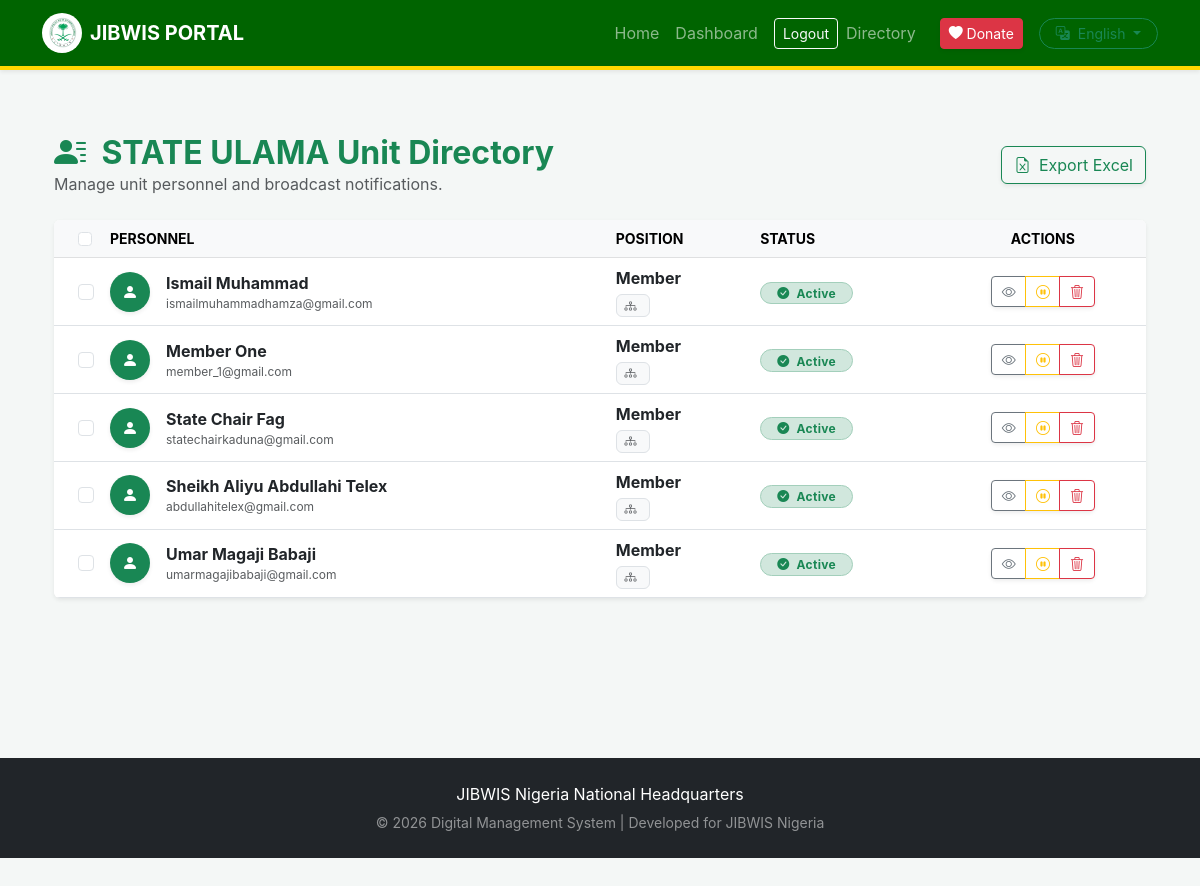
/members/list/ (signed in), run on the app's committed database.
### accounts/models.py (models this page shows, shortened)
class Profile(models.Model):
    user = models.ForeignKey(User, on_delete=models.CASCADE, related_name='profiles')
    unit = models.ForeignKey(OrganizationUnit, on_delete=models.CASCADE)
    position = models.CharField(max_length=100)
    profile_picture = models.ImageField(upload_to='profiles/', null=True, blank=True)
    education_level = models.CharField(max_length=100, blank=True, null=True)
    course_of_study = models.CharField(max_length=255, blank=True, null=True)
    graduation_year = models.IntegerField(blank=True, null=True)
    is_active = models.BooleanField(default=False) # Approval Switch

class OrganizationUnit(models.Model):
    CATEGORY_CHOICES = [('ADMIN', 'Administration'), ('ULAMA', 'Council of Ulama'), ('FAG', 'First Aid Group')]
    LEVEL_CHOICES = [('NATIONAL', 'National'), ('STATE', 'State'), ('LG', 'Local Government'), ('WARD', 'Ward/Unit')]
    name = models.CharField(max_length=100)
    category = models.CharField(max_length=10, choices=CATEGORY_CHOICES)
    level = models.CharField(max_length=10, choices=LEVEL_CHOICES)
    state = models.ForeignKey(State, on_delete=models.SET_NULL, null=True, blank=True)
    lga = models.ForeignKey(LGA, on_delete=models.SET_NULL, null=True, blank=True)
    ward_name = models.CharField(max_length=255, null=True, blank=True)
    parent = models.ForeignKey('self', on_delete=models.CASCADE, null=True, blank=True, related_name='sub_units')

class User(AbstractUser):
    phone_number = models.CharField(max_length=15, blank=True, null=True)
    BANK_CHOICES = [
        ('044', 'Access Bank'), ('011', 'First Bank'), ('058', 'GTBank'),
        ('057', 'Zenith Bank'), ('033', 'UBA'), ('050', 'EcoBank'),
        ('50515', 'Moniepoint MFB'), ('999992', 'OPay'), ('999991', 'PalmPay'),
    ]
    bank_code = models.CharField(max_length=10, choices=BANK_CHOICES, blank=True, null=True)
    account_number = models.CharField(max_length=10, blank=True, null=True)
    account_name = models.CharField(max_length=100, blank=True, null=True, help_text="Verified name from Bank")
    paystack_recipient_code = models.CharField(max_length=100, blank=True, null=True)
    EDUCATION_LEVELS = [
        ('primary', 'Primary'), ('secondary', 'Secondary/SSCE'),
        ('tertiary', 'College/NCE'), ('polytechnics', 'Certificate/ND'),
        ('undergraduate', 'Undergraduate'), ('graduate', 'Graduate (BSc/HND)'),
        ('postgraduate', 'Postgraduate (MSc/PhD)'), ('specialized', 'Specialized/Technical'),
    ]
    education_level = models.CharField(max_length=20, choices=EDUCATION_LEVELS, blank=True)
    course_of_study = models.CharField(max_length=255, blank=True)
    is_graduated = models.BooleanField(default=False)
    graduation_year = models.PositiveIntegerField(null=True, blank=True)
    groups = models.ManyToManyField('auth.Group', related_name='custom_user_groups', blank=True)
    user_permissions = models.ManyToManyField('auth.Permission', related_name='custom_user_permissions', blank=True)

### accounts/views.py (the view, shortened to what this page needs)
# urls.py: path('members/list/', views.members_list, name='members_list'),
@login_required
def members_list(request):
    query = request.GET.get('q')
    category_filter = request.GET.get('category')
    leader_profile = getattr(request.user, 'profile', None) or getattr(request.user, 'profiles', None)
    if hasattr(leader_profile, 'first'): leader_profile = leader_profile.first()
    members = User.objects.all().prefetch_related('profiles__unit', 'profiles__unit__state')
    if not request.user.is_superuser:
        if not leader_profile or not leader_profile.unit:
            members = User.objects.none()
        else:
            lvl = leader_profile.unit.level
            if lvl == 'STATE':
                members = members.filter(profiles__unit__state=leader_profile.unit.state)
            elif lvl == 'LG':
                members = members.filter(profiles__unit__lga=leader_profile.unit.lga)
            elif lvl == 'WARD':
                members = members.filter(profiles__unit=leader_profile.unit)
    if category_filter:
        members = members.filter(profiles__unit__category=category_filter)
    return render(request, 'accounts/members_list.html', {
        'members': members.distinct().order_by('username'),
        'query': query,
        'leader_profile': leader_profile # Passed so template knows the leader's unit name
    })

### templates/accounts/members_list.html (shortened to what this page needs)
{% extends 'base.html' %}
{% load i18n %}
{% block content %}
<div class="container py-4">
    <div class="d-flex justify-content-between align-items-center mb-4">
        <div>
            <h2 class="fw-bold text-success mb-0">
                <i class="bi bi-person-lines-fill me-2"></i>
                {{ leader_profile.unit.name|default:"Unit" }} {% trans "Directory" %}
            </h2>
            <p class="text-muted mb-0">{% trans "Manage unit personnel and broadcast notifications." %}</p>
        </div>
        <div class="text-end">
            <button type="button" class="btn btn-outline-success shadow-sm"
                    onclick="window.location.href='{% url 'export_members_excel' %}'">
                <i class="bi bi-file-earmark-excel me-1"></i> {% trans "Export Excel" %}
            </button>
        </div>
    </div>
    <form id="bulkActionForm" method="POST" action="{% url 'bulk_message_send' %}">
        <div class="card border-0 shadow-sm overflow-hidden">
            <div class="table-responsive">
                <table class="table table-hover align-middle mb-0">
                    <thead class="table-light">
                        <tr class="small text-uppercase fw-bold">
                            <th class="ps-4" style="width: 40px;">
                                <input class="form-check-input" type="checkbox" id="selectAll">
                            </th>
                            <th>{% trans "Personnel" %}</th>
                            <th>{% trans "Position" %}</th>
                            <th>{% trans "Status" %}</th>
                            <th class="text-center">{% trans "Actions" %}</th>
                        </tr>
                    </thead>
                    <tbody>
                        {% for member in members %}
                            {% with profile=member.profile %}
                            <tr>
                                <td class="ps-4">
                                    <input class="form-check-input member-checkbox" type="checkbox" name="selected_members" value="{{ member.id }}">
                                </td>
                                <td>
                                    <div class="d-flex align-items-center">
                                        {% if profile.profile_picture %}
                                            <img src="{{ profile.profile_picture.url }}" class="rounded-circle me-3 shadow-sm" width="40" height="40" style="object-fit: cover;">
                                        {% else %}
                                            <div class="bg-success text-white rounded-circle me-3 d-flex align-items-center justify-content-center shadow-sm" style="width: 40px; height: 40px;">
                                                <i class="bi bi-person-fill"></i>
                                            </div>
                                        {% endif %}
                                        <div>
                                            <div class="fw-bold text-dark">{{ member.get_full_name|default:member.username }}</div>
                                            <div class="extra-small text-muted">{{ member.email|default:member.username }}</div>
                                        </div>
                                    </div>
                                </td>
                                <td>
                                    <div class="d-flex flex-column">
                                        <span class="fw-bold text-dark">{{ member.position|default:"Member" }}</span>
                                        <div class="d-flex align-items-center mt-1">
                                            <span class="badge bg-light text-muted border fw-normal extra-small">
                                                <i class="bi bi-diagram-3 me-1"></i> {{ member.unit.level }}
                                            </div>
                                        </div>
                                    </div>
                                <td>
                                    {% if member.is_active %}
                                        <span class="badge rounded-pill bg-success-subtle text-success border border-success-subtle px-3">
                                            <i class="bi bi-check-circle-fill me-1"></i> {% trans "Active" %}
                                        </span>
                                    {% else %}
                                        <span class="badge rounded-pill bg-danger-subtle text-danger border border-danger-subtle px-3">
                                            <i class="bi bi-pause-circle-fill me-1"></i> {% trans "Suspended" %}
                                        </span>
                                    {% endif %}
                                </td>
                                <td class="text-center">
                                    <div class="btn-group shadow-sm bg-white">
                                        <a href="{% url 'member_detail' member.id %}" class="btn btn-sm btn-outline-secondary" title="{% trans 'View Profile' %}">
                                            <i class="bi bi-eye"></i>
                                        </a>
                                        {% if member.is_active %}
                                            <button type="button" class="btn btn-sm btn-outline-warning"
                                                    onclick="deactivateWithReason('{{ member.id }}', '{{ member.username|addslashes }}')" title="{% trans 'Suspend Account' %}">
                                                <i class="bi bi-pause-circle"></i>
                                            </button>
                                        {% else %}
                                            <a href="{% url 'toggle_member_status' member.id %}" class="btn btn-sm btn-outline-success" title="{% trans 'Reactivate Account' %}">
                                                <i class="bi bi-play-circle"></i>
                                            </a>
                                        {% endif %}
                                        <button type="button" class="btn btn-sm btn-outline-danger"
                                                onclick="confirmPermanentDelete('{{ member.id }}', '{{ member.username|addslashes }}')" title="{% trans 'Permanent Delete' %}">
                                            <i class="bi bi-trash3"></i>
                                        </button>
                                    </div>
                                </td>
                            </tr>
                            {% endwith %}
                        {% endfor %}
{% endblock %}

### templates/base.html (style rules this page uses)
:root { --jibwis-green: #006400; --jibwis-gold: #ffd700; }
body { background-color: #f4f7f6; font-family: 'Inter', sans-serif; padding-bottom: 50px; }

### templates/accounts/members_list.html (style rules this page uses)
.extra-small { font-size: 0.75rem; }
.badge { letter-spacing: 0.3px; }
.btn-group .btn { padding: 0.25rem 0.6rem; }
.table-responsive { min-height: 300px; }

### data on the page
Profile: unit.name "STATE ULAMA Unit"
User: get_full_name "Ismail Muhammad", email "ismailmuhammadhamza@gmail.com", position "Member"
User: get_full_name "Member One", email "member_1@gmail.com", position "Member"
User: get_full_name "State Chair Fag", email "statechairkaduna@gmail.com", position "Member"
User: get_full_name "Sheikh Aliyu Abdullahi Telex", email "abdullahitelex@gmail.com", position "Member"
User: get_full_name "Umar Magaji Babaji", email "umarmagajibabaji@gmail.com", position "Member"
